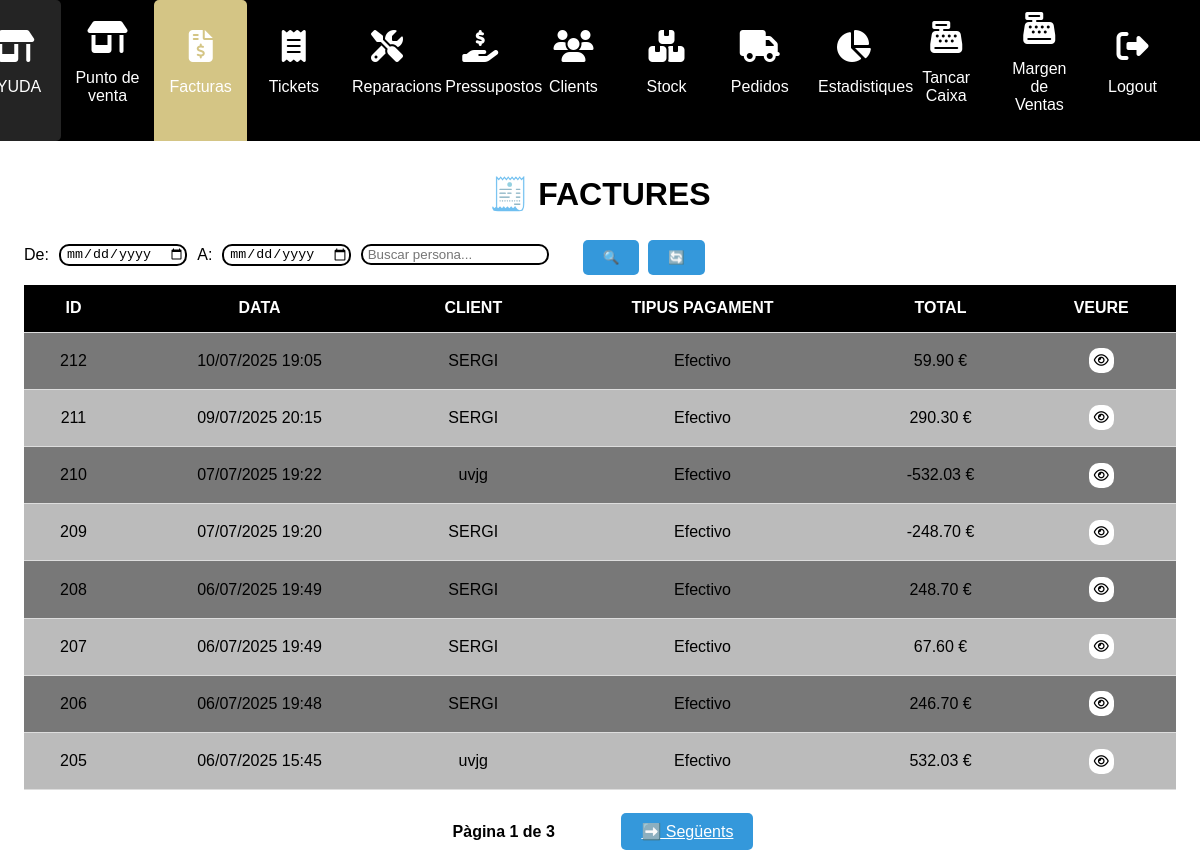
/facturas/ (signed in), run on an earlier commit of the app's database.
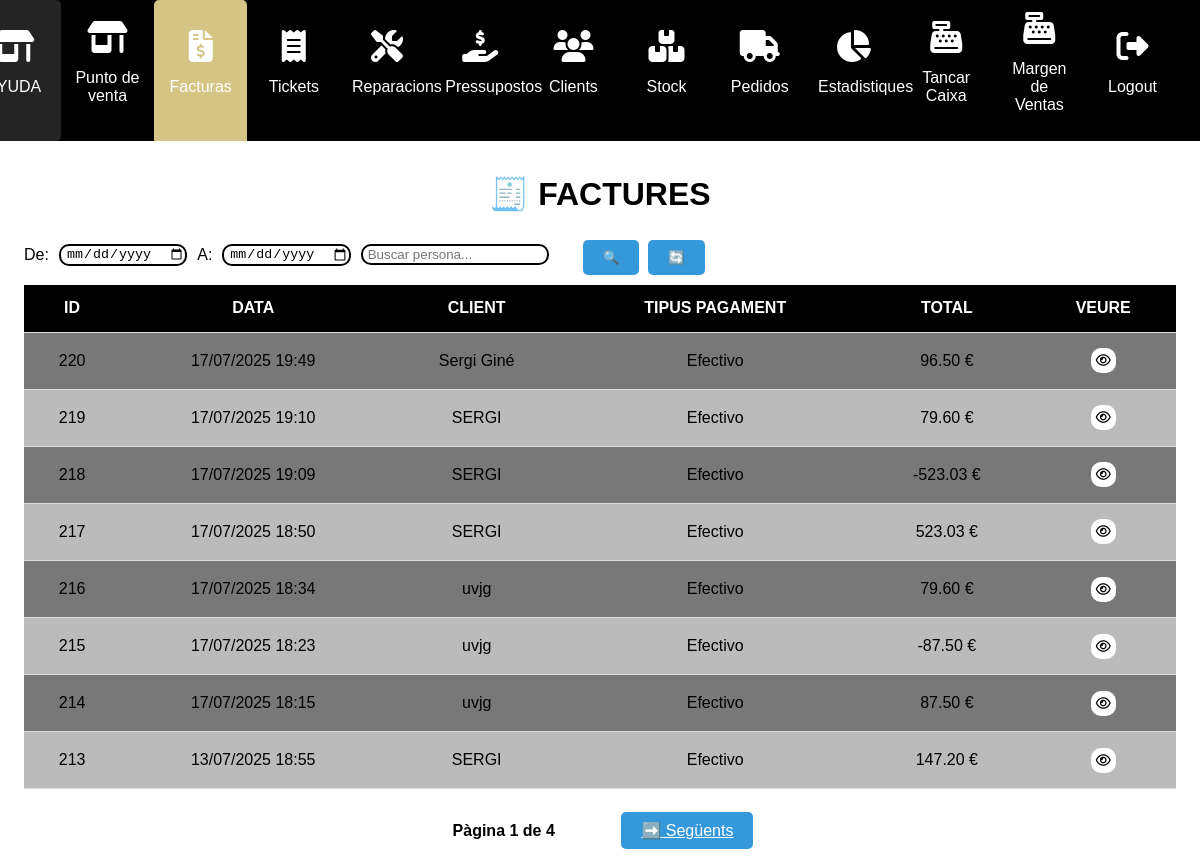
And on a later commit of the database.
### myapp/models.py (models this page shows)
class Facturas(models.Model):
    numero= models.IntegerField(default=1)
    persona_id=models.IntegerField()
    date=models.DateTimeField()
    METODO_PAGO_CHOICES = [
        ('Efectivo', 'Efectivo'),
        ('Targeta', 'Tarjeta'),
    ]
    metodo_pago = models.CharField(max_length=20, choices=METODO_PAGO_CHOICES, default='Efectivo')
    total= models.DecimalField(max_digits=9999999, decimal_places=2)
    abono=models.CharField(max_length=10, default=" ")
    procedencia=models.CharField(max_length=30, default=" ")
    taula_id_procedencia=models.IntegerField(default=0)

### myapp/views.py (the view, shortened to what this page needs)
# urls.py: path("facturas/", views.facturas, name="facturas"),
@login_required
def facturas(request):
    data_inici = request.GET.get('data_inicio')
    data_fi = request.GET.get('data_fi')
    search = request.GET.get('search')
    factures_queryset = Facturas.objects.all().order_by('-date')
    if search:
        personas_nom = Persona.objects.filter(nombre__icontains=search)
        personas_tel = Persona.objects.filter(telefono__icontains=search)
        personas = personas_nom | personas_tel
        factures_queryset = factures_queryset.filter(persona_id__in=personas.values_list('id', flat=True))
    page_number = request.GET.get('page', 1)
    paginator = Paginator(factures_queryset, 8)
    page = paginator.get_page(page_number)
    for factura in page:
        try:
            factura.persona_id = Persona.objects.get(id=factura.persona_id).nombre
        except Persona.DoesNotExist:
            factura.persona_id = "Desconegut"
    return render(request, "facturas.html", {
        "facturas": page,
        "data_inicio": data_inici or '',
        "data_fi": data_fi or '',
        "search": search or ''
    })

### myapp/templates/facturas.html (shortened to what this page needs)
  {% extends "layouts/base.html" %}
{% load static %}
{% block content %}
<div class="main-content">
   <h1>🧾 FACTURES</h1>
  <div class="products-section" id="barra-dies">
               <div style="display: flex; align-items: center; gap: 10px; margin-bottom: 10px;">
  <form method="get" style="display: flex; align-items: center; gap: 10px; margin: 0;">
    <label for="data-inicio">De:</label>
    <input type="date" id="data-inicio" name="data_inicio" value="{{ data_inicio }}">
    <label for="data-fin">A:</label>
    <input type="date" id="data-fin" name="data_fi" value="{{ data_fi }}">
    <input type="text" name="search" value="{{ search }}" placeholder="Buscar persona...">
    <button type="submit" class="blue-button">🔍</button>
  </form>
  <form method="get" style="margin: 0; margin-left: 10px;">
    <button type="submit" class="blue-button">🔄</button>
  </form>
</div>
        </div>
  <form method="post">
    <table class="taula-general">
      <thead>
        <tr>
          <th>ID</th>
          <th>DATA</th>
          <th>CLIENT</th>
          <th>TIPUS PAGAMENT</th>
          <th>TOTAL</th>
          <th>VEURE</th>
        </tr>
      </thead>
      <tbody>
        {% for factura in facturas %}
        <tr>
          <td>{{ factura.id }}</td>
          <td>{{ factura.date|date:"d/m/Y H:i" }}</td>
          <td>{{ factura.persona_id }}</td>
          <td>{{ factura.metodo_pago }}</td>
          <td>{{ factura.total }} €</td>
          <td>
            <button type="button" class="popup-trigger" data-factura-id="{{ factura.id }}">
              <i class="fa-regular fa-eye"></i>
            </button>
          </td>
        </tr>
        {% endfor %}
      </tbody>
    </table>
    <div style="text-align: center; margin-top: 2rem;">
  <span style="margin: 0 1rem; font-weight: bold;">
    Pàgina {{ facturas.number }} de {{ facturas.paginator.num_pages }}
  </span>
  {% if facturas.has_next %}
    <a href="?page={{ facturas.next_page_number }}" class="blue-button">➡️ Següents</a>
  {% endif %}
</div>
  </form>
</div>
{% endblock %}

What changed in the data, as far as the page shows it:
no longer on this page (row unchanged): Facturas: id "212", date "10/07/2025 19:05", persona_id "SERGI", metodo_pago "Efectivo", total "59.90"
no longer on this page (row unchanged): Facturas: id "211", date "09/07/2025 20:15", persona_id "SERGI", metodo_pago "Efectivo", total "290.30"
no longer on this page (row unchanged): Facturas: id "210", date "07/07/2025 19:22", persona_id "uvjg", metodo_pago "Efectivo", total "-532.03"
no longer on this page (row unchanged): Facturas: id "209", date "07/07/2025 19:20", persona_id "SERGI", metodo_pago "Efectivo", total "-248.70"
no longer on this page (row unchanged): Facturas: id "208", date "06/07/2025 19:49", persona_id "SERGI", metodo_pago "Efectivo", total "248.70"
no longer on this page (row unchanged): Facturas: id "207", date "06/07/2025 19:49", persona_id "SERGI", metodo_pago "Efectivo", total "67.60"
no longer on this page (row unchanged): Facturas: id "206", date "06/07/2025 19:48", persona_id "SERGI", metodo_pago "Efectivo", total "246.70"
no longer on this page (row unchanged): Facturas: id "205", date "06/07/2025 15:45", persona_id "uvjg", metodo_pago "Efectivo", total "532.03"
added Facturas: id "220", date "17/07/2025 19:49", persona_id "Sergi Giné", metodo_pago "Efectivo", total "96.50"
added Facturas: id "219", date "17/07/2025 19:10", persona_id "SERGI", metodo_pago "Efectivo", total "79.60"
added Facturas: id "218", date "17/07/2025 19:09", persona_id "SERGI", metodo_pago "Efectivo", total "-523.03"
added Facturas: id "217", date "17/07/2025 18:50", persona_id "SERGI", metodo_pago "Efectivo", total "523.03"
added Facturas: id "216", date "17/07/2025 18:34", persona_id "uvjg", metodo_pago "Efectivo", total "79.60"
added Facturas: id "215", date "17/07/2025 18:23", persona_id "uvjg", metodo_pago "Efectivo", total "-87.50"
added Facturas: id "214", date "17/07/2025 18:15", persona_id "uvjg", metodo_pago "Efectivo", total "87.50"
added Facturas: id "213", date "13/07/2025 18:55", persona_id "SERGI", metodo_pago "Efectivo", total "147.20"
Also different on the page:
{{ facturas.paginator.num_pages }}: "3" → "4"
